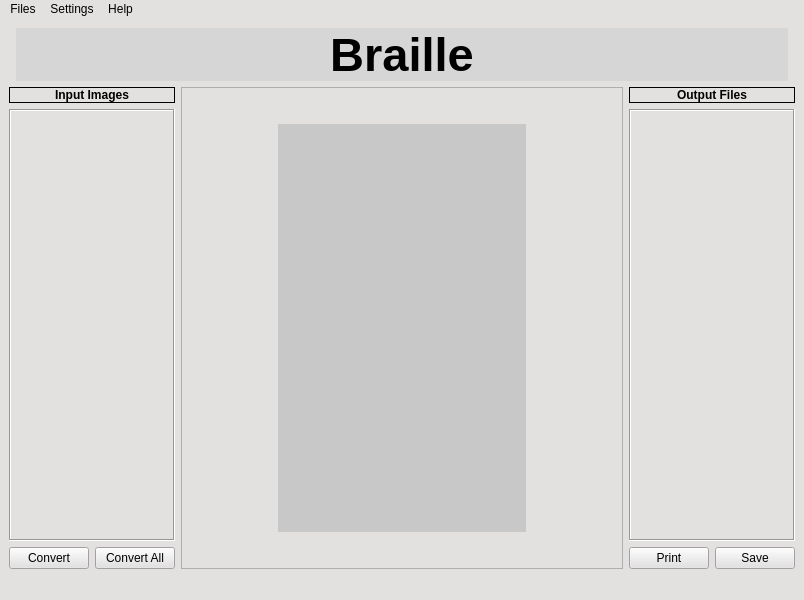
<?xml version="1.0" encoding="UTF-8"?>
<ui version="4.0">
 <class>MainWindow</class>
 <widget class="QMainWindow" name="MainWindow">
  <property name="geometry">
   <rect>
    <x>0</x>
    <y>0</y>
    <width>804</width>
    <height>600</height>
   </rect>
  </property>
  <property name="windowTitle">
   <string>MainWindow</string>
  </property>
  <property name="layoutDirection">
   <enum>Qt::LeftToRight</enum>
  </property>
  <property name="styleSheet">
   <string notr="true">background: rgb(227, 224, 224);</string>
  </property>
  <widget class="QWidget" name="centralwidget">
   <property name="layoutDirection">
    <enum>Qt::LeftToRight</enum>
   </property>
   <layout class="QHBoxLayout" name="horizontalLayout_5">
    <item>
     <layout class="QVBoxLayout" name="verticalLayout_3">
      <item>
       <layout class="QHBoxLayout" name="horizontalLayout">
        <property name="spacing">
         <number>0</number>
        </property>
        <item>
         <widget class="QLabel" name="labelIIT">
          <property name="sizePolicy">
           <sizepolicy hsizetype="Minimum" vsizetype="Maximum">
            <horstretch>0</horstretch>
            <verstretch>0</verstretch>
           </sizepolicy>
          </property>
          <property name="baseSize">
           <size>
            <width>50</width>
            <height>0</height>
           </size>
          </property>
          <property name="text">
           <string/>
          </property>
          <property name="pixmap">
           <pixmap resource="Resources.qrc">:/logo/iitLogo.jpg</pixmap>
          </property>
          <property name="scaledContents">
           <bool>true</bool>
          </property>
         </widget>
        </item>
        <item>
         <widget class="QLabel" name="labelAppName">
          <property name="sizePolicy">
           <sizepolicy hsizetype="Expanding" vsizetype="Preferred">
            <horstretch>0</horstretch>
            <verstretch>0</verstretch>
           </sizepolicy>
          </property>
          <property name="font">
           <font>
            <pointsize>35</pointsize>
            <weight>75</weight>
            <bold>true</bold>
           </font>
          </property>
          <property name="styleSheet">
           <string notr="true">background: rgb(214, 214, 214);
</string>
          </property>
          <property name="text">
           <string>Braille</string>
          </property>
          <property name="alignment">
           <set>Qt::AlignCenter</set>
          </property>
         </widget>
        </item>
        <item>
         <widget class="QLabel" name="labelICT">
          <property name="sizePolicy">
           <sizepolicy hsizetype="Minimum" vsizetype="Preferred">
            <horstretch>0</horstretch>
            <verstretch>0</verstretch>
           </sizepolicy>
          </property>
          <property name="text">
           <string/>
          </property>
          <property name="pixmap">
           <pixmap resource="Resources.qrc">:/logo/ictLogo.jpg</pixmap>
          </property>
          <property name="scaledContents">
           <bool>true</bool>
          </property>
         </widget>
        </item>
       </layout>
      </item>
      <item>
       <layout class="QHBoxLayout" name="horizontalLayout_4">
        <item>
         <layout class="QVBoxLayout" name="verticalLayout_2">
          <item>
           <widget class="QLabel" name="label_2">
            <property name="enabled">
             <bool>true</bool>
            </property>
            <property name="sizePolicy">
             <sizepolicy hsizetype="Preferred" vsizetype="Fixed">
              <horstretch>0</horstretch>
              <verstretch>0</verstretch>
             </sizepolicy>
            </property>
            <property name="minimumSize">
             <size>
              <width>0</width>
              <height>0</height>
             </size>
            </property>
            <property name="font">
             <font>
              <weight>75</weight>
              <bold>true</bold>
             </font>
            </property>
            <property name="frameShape">
             <enum>QFrame::Box</enum>
            </property>
            <property name="text">
             <string>Input Images</string>
            </property>
            <property name="alignment">
             <set>Qt::AlignCenter</set>
            </property>
           </widget>
          </item>
          <item>
           <widget class="OListView" name="openListView">
            <property name="sizePolicy">
             <sizepolicy hsizetype="Maximum" vsizetype="Expanding">
              <horstretch>0</horstretch>
              <verstretch>0</verstretch>
             </sizepolicy>
            </property>
            <property name="frameShape">
             <enum>QFrame::Box</enum>
            </property>
            <property name="lineWidth">
             <number>1</number>
            </property>
           </widget>
          </item>
          <item>
           <layout class="QHBoxLayout" name="horizontalLayout_2">
            <item>
             <widget class="QPushButton" name="convrt">
              <property name="sizePolicy">
               <sizepolicy hsizetype="Maximum" vsizetype="Fixed">
                <horstretch>0</horstretch>
                <verstretch>0</verstretch>
               </sizepolicy>
              </property>
              <property name="text">
               <string>Convert</string>
              </property>
             </widget>
            </item>
            <item>
             <widget class="QPushButton" name="convrtAll">
              <property name="sizePolicy">
               <sizepolicy hsizetype="Maximum" vsizetype="Fixed">
                <horstretch>0</horstretch>
                <verstretch>0</verstretch>
               </sizepolicy>
              </property>
              <property name="text">
               <string>Convert All</string>
              </property>
             </widget>
            </item>
           </layout>
          </item>
         </layout>
        </item>
        <item>
         <widget class="QScrollArea" name="scrollArea">
          <property name="sizePolicy">
           <sizepolicy hsizetype="Expanding" vsizetype="Expanding">
            <horstretch>0</horstretch>
            <verstretch>3</verstretch>
           </sizepolicy>
          </property>
          <property name="verticalScrollBarPolicy">
           <enum>Qt::ScrollBarAsNeeded</enum>
          </property>
          <property name="horizontalScrollBarPolicy">
           <enum>Qt::ScrollBarAsNeeded</enum>
          </property>
          <property name="sizeAdjustPolicy">
           <enum>QAbstractScrollArea::AdjustIgnored</enum>
          </property>
          <property name="widgetResizable">
           <bool>false</bool>
          </property>
          <property name="alignment">
           <set>Qt::AlignCenter</set>
          </property>
          <widget class="QWidget" name="scrollAreaWidgetContents">
           <property name="geometry">
            <rect>
             <x>2</x>
             <y>0</y>
             <width>248</width>
             <height>408</height>
            </rect>
           </property>
           <property name="sizePolicy">
            <sizepolicy hsizetype="Expanding" vsizetype="Expanding">
             <horstretch>0</horstretch>
             <verstretch>0</verstretch>
            </sizepolicy>
           </property>
           <widget class="ImageLabel" name="imageLabel">
            <property name="geometry">
             <rect>
              <x>-11</x>
              <y>-21</y>
              <width>1011</width>
              <height>831</height>
             </rect>
            </property>
            <property name="sizePolicy">
             <sizepolicy hsizetype="Expanding" vsizetype="Expanding">
              <horstretch>0</horstretch>
              <verstretch>0</verstretch>
             </sizepolicy>
            </property>
            <property name="minimumSize">
             <size>
              <width>250</width>
              <height>250</height>
             </size>
            </property>
            <property name="styleSheet">
             <string notr="true">background: rgb(200, 200, 200);
margin-top:0px;</string>
            </property>
            <property name="text">
             <string>llorem epsum lorem epsum orem epsum 
lorem epsum lorem epsum 
 lorem epsum  lorem epsum 
</string>
            </property>
            <property name="alignment">
             <set>Qt::AlignHCenter|Qt::AlignTop</set>
            </property>
            <property name="margin">
             <number>25</number>
            </property>
           </widget>
          </widget>
         </widget>
        </item>
        <item>
         <layout class="QVBoxLayout" name="verticalLayout">
          <item>
           <widget class="QLabel" name="label_3">
            <property name="sizePolicy">
             <sizepolicy hsizetype="Preferred" vsizetype="Fixed">
              <horstretch>0</horstretch>
              <verstretch>0</verstretch>
             </sizepolicy>
            </property>
            <property name="font">
             <font>
              <weight>75</weight>
              <bold>true</bold>
              <stylestrategy>PreferDefault</stylestrategy>
             </font>
            </property>
            <property name="frameShape">
             <enum>QFrame::Box</enum>
            </property>
            <property name="lineWidth">
             <number>1</number>
            </property>
            <property name="text">
             <string>Output Files</string>
            </property>
            <property name="alignment">
             <set>Qt::AlignCenter</set>
            </property>
           </widget>
          </item>
          <item>
           <widget class="OListView" name="resultListView">
            <property name="sizePolicy">
             <sizepolicy hsizetype="Maximum" vsizetype="Expanding">
              <horstretch>0</horstretch>
              <verstretch>0</verstretch>
             </sizepolicy>
            </property>
            <property name="baseSize">
             <size>
              <width>0</width>
              <height>0</height>
             </size>
            </property>
            <property name="frameShape">
             <enum>QFrame::Box</enum>
            </property>
            <property name="lineWidth">
             <number>1</number>
            </property>
           </widget>
          </item>
          <item>
           <layout class="QHBoxLayout" name="horizontalLayout_3">
            <item>
             <widget class="QPushButton" name="pushButton_3">
              <property name="sizePolicy">
               <sizepolicy hsizetype="Maximum" vsizetype="Fixed">
                <horstretch>0</horstretch>
                <verstretch>0</verstretch>
               </sizepolicy>
              </property>
              <property name="text">
               <string>Print</string>
              </property>
             </widget>
            </item>
            <item>
             <widget class="QPushButton" name="pushButton_4">
              <property name="sizePolicy">
               <sizepolicy hsizetype="Maximum" vsizetype="Fixed">
                <horstretch>0</horstretch>
                <verstretch>0</verstretch>
               </sizepolicy>
              </property>
              <property name="text">
               <string>Save</string>
              </property>
             </widget>
            </item>
           </layout>
          </item>
         </layout>
        </item>
       </layout>
      </item>
     </layout>
    </item>
   </layout>
  </widget>
  <widget class="QMenuBar" name="menubar">
   <property name="geometry">
    <rect>
     <x>0</x>
     <y>0</y>
     <width>804</width>
     <height>22</height>
    </rect>
   </property>
   <widget class="QMenu" name="menuFiles">
    <property name="title">
     <string>Files</string>
    </property>
    <addaction name="actionOpenFiles"/>
    <addaction name="actionAddFiles"/>
    <addaction name="actionRemoveFileForOpen"/>
    <addaction name="actionQuit"/>
   </widget>
   <widget class="QMenu" name="menuSettings">
    <property name="title">
     <string>Settings</string>
    </property>
    <addaction name="actionEnvironmenVariable"/>
    <addaction name="actionDebug"/>
    <addaction name="actionIsDebug"/>
   </widget>
   <widget class="QMenu" name="menuHelp">
    <property name="title">
     <string>Help</string>
    </property>
    <addaction name="actionContactUs"/>
    <addaction name="actionAbout"/>
   </widget>
   <addaction name="menuFiles"/>
   <addaction name="menuSettings"/>
   <addaction name="menuHelp"/>
  </widget>
  <widget class="QStatusBar" name="statusbar">
   <property name="toolTip">
    <string/>
   </property>
   <property name="toolTipDuration">
    <number>-1</number>
   </property>
   <property name="whatsThis">
    <string/>
   </property>
   <property name="sizeGripEnabled">
    <bool>true</bool>
   </property>
  </widget>
  <action name="actionOpenFiles">
   <property name="text">
    <string>Open Images</string>
   </property>
  </action>
  <action name="actionAddFiles">
   <property name="text">
    <string>Add Images</string>
   </property>
  </action>
  <action name="actionQuit">
   <property name="text">
    <string>Exit</string>
   </property>
  </action>
  <action name="actionEnvironmenVariable">
   <property name="text">
    <string>Environment</string>
   </property>
  </action>
  <action name="actionDebug">
   <property name="text">
    <string>Debug Window</string>
   </property>
  </action>
  <action name="actionIsDebug">
   <property name="text">
    <string>Debug Mood</string>
   </property>
  </action>
  <action name="actionContactUs">
   <property name="text">
    <string>Contact Us</string>
   </property>
  </action>
  <action name="actionAbout">
   <property name="text">
    <string>About</string>
   </property>
  </action>
  <action name="actionRemoveFileForOpen">
   <property name="text">
    <string>Remove  Files</string>
   </property>
  </action>
 </widget>
 <customwidgets>
  <customwidget>
   <class>OListView</class>
   <extends>QListView</extends>
   <header>olistview.h</header>
  </customwidget>
  <customwidget>
   <class>ImageLabel</class>
   <extends>QLabel</extends>
   <header>imagelabel.h</header>
  </customwidget>
 </customwidgets>
 <resources>
  <include location="Resources.qrc"/>
 </resources>
 <connections/>
</ui>
